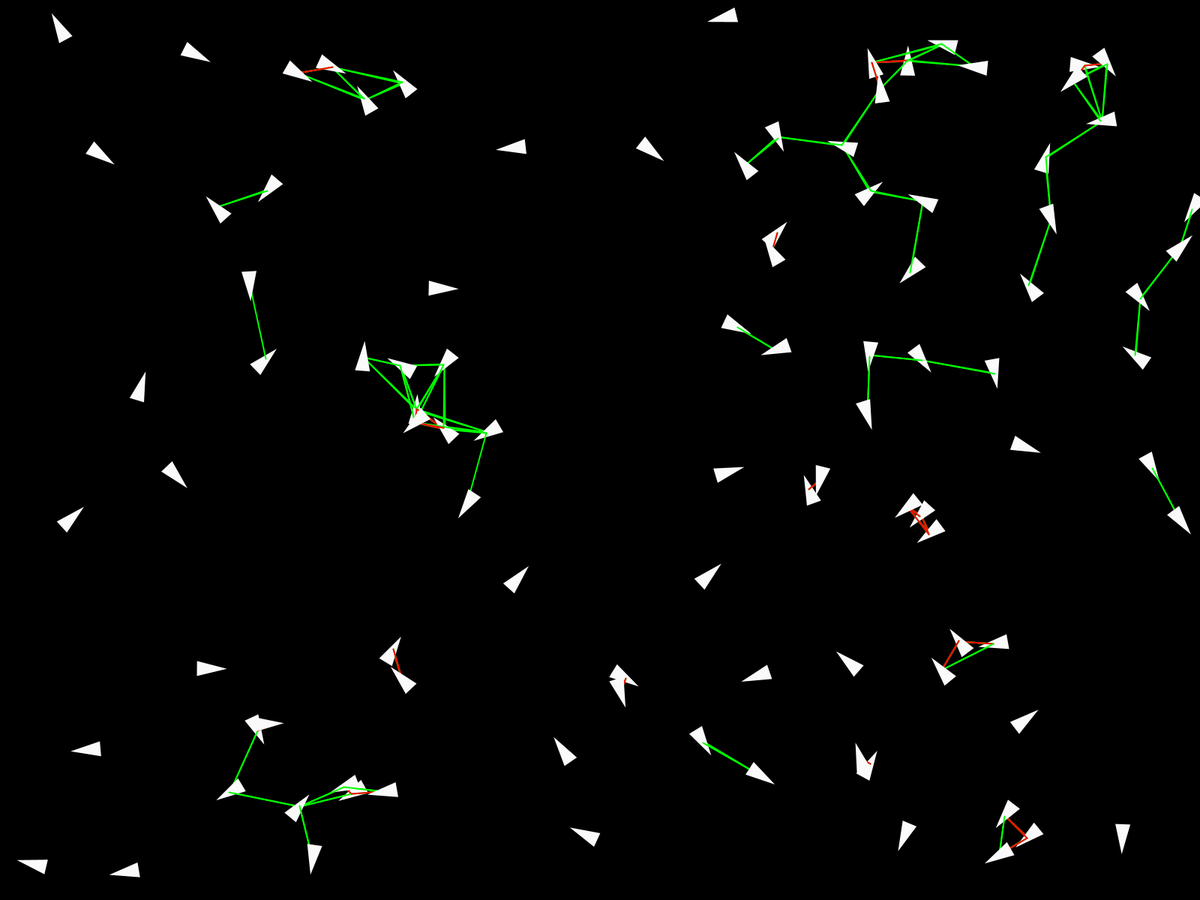
Frame 1 (no input)
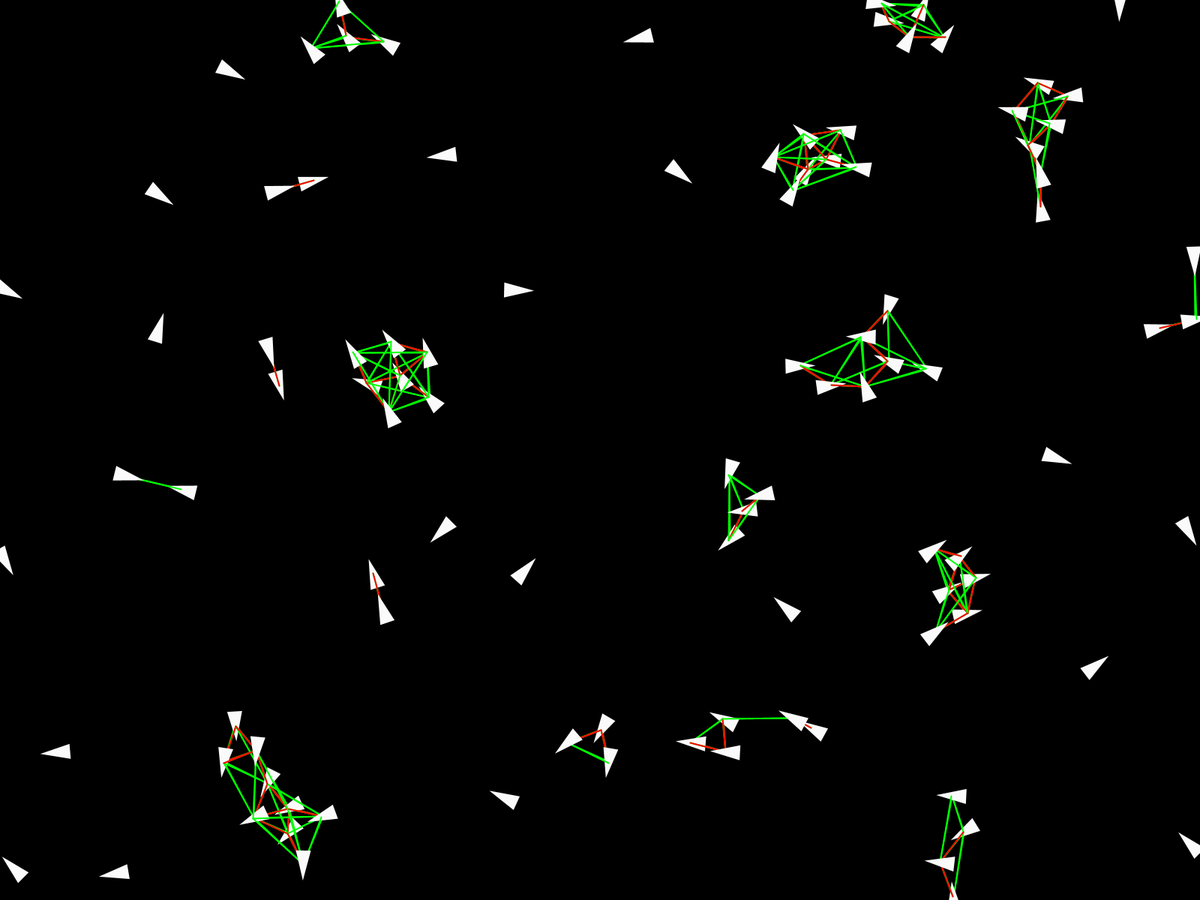
Frame 60 (the mouse pressed at the canvas centre just before this capture)
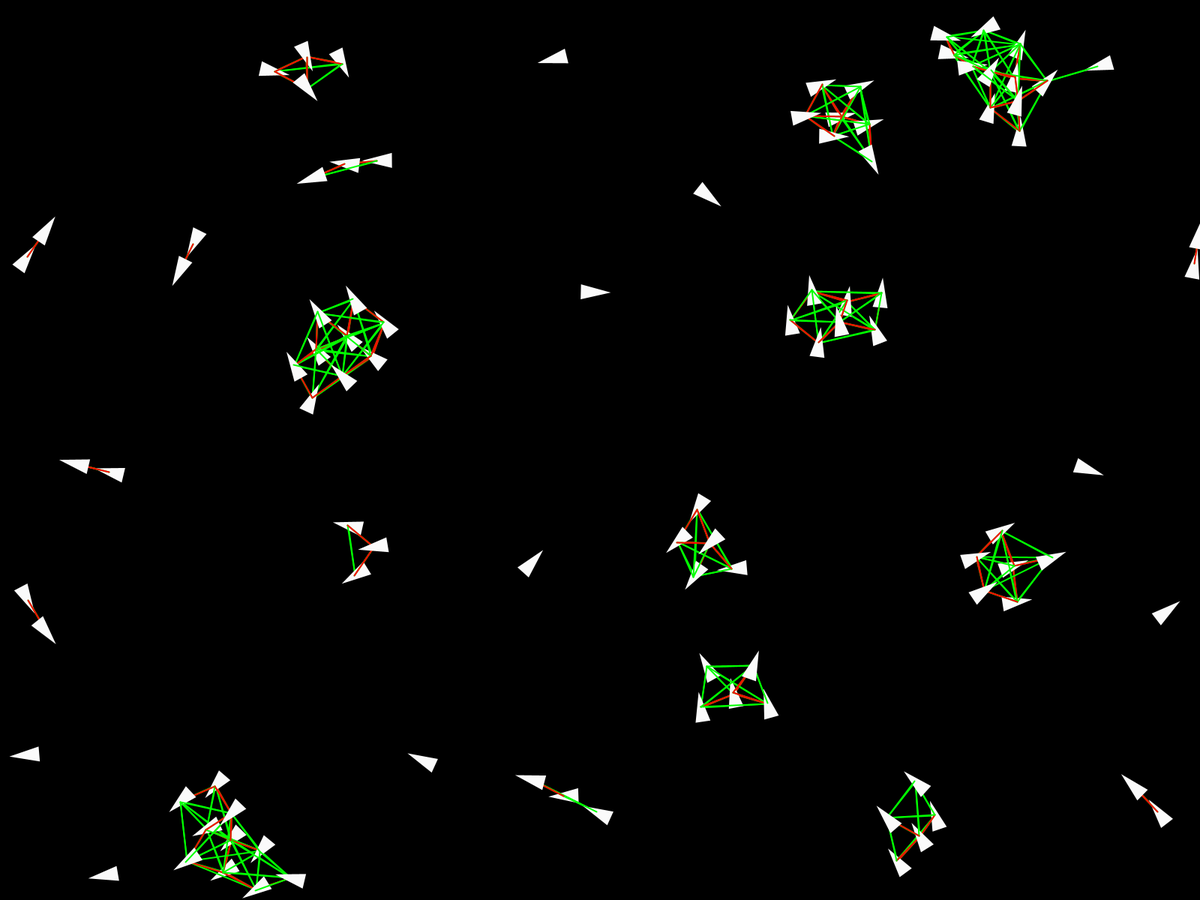
Frame 120 (the mouse held since frame 60 and released just before this capture)

The Processing sketch that drew these frames (run headless with seeded random() and noise(); from frame 60 on, the mouse is pressed at the canvas centre):

// Processing sketch: floking_behaviour_V5
// ── floking_behaviour_V5.pde
ArrayList <boid> flock = new ArrayList <boid> ();

void setup() {//idea: simulare la diffusione di una malattia
  //rectMode(CENTER);
  //frameRate(100);
  fullScreen();
  //size(1000, 700);
  strokeWeight(10);
  for (int i = 0; i < 100; i++) {
    flock.add(new boid(new PVector (random(width), random(height))));
  }
}

void keyPressed() {
  PVector spawn = new PVector (mouseX, mouseY);
  if (key == 'a' || key == 'A') { 
    flock.add(new anarchist(spawn));
  } else if (key == 'l' || key == 'L') {
    flock.add(new lover(spawn));
  } else if (key == 's' || key == 'S') {  
    flock.add(new slow(spawn));
  } else if (key == 'b' || key == 'B') {
    flock.add(new boid(spawn));
  } else if (key == 'r' || key == 'R') {
    if (flock.size() > 0) {
      flock.remove(0);
    }
  }
}

void draw() {
 
  
 //fill(0, 75); rect(0, 0, width, height);
 background(0);
  
  
  //noLoop();
  for (boid m : flock) {

    m.behave(flock);
    m.edge();
    m.move();
    //stroke(50, 100);
    m.create();
  }
}

// ── anarchist.pde
class anarchist extends boid{
  
  
  anarchist(PVector origin){
  
  super(origin);
  sight = 150;
  coeffc = -1;
  coeffa = -1;
  }

  void create() {//classico
float angle = vel.heading() + radians(90);

fill(150);
noStroke();

pushMatrix();
translate(loc.x, loc.y);
rotate(angle);
beginShape(TRIANGLES);
vertex(0, -r*2);
vertex(-r, r*2);
vertex(r, r*2);
endShape();
popMatrix();

  }
}

// ── boid.pde
class boid {
  
  float r;
  PVector loc;
  PVector vel;
  PVector acc;
  float sight;
  float maxvel;
  float maxfor;
  float coeffc;
  float coeffa;
  float coeffs;

  boid(PVector origin) {
    loc = origin;
    vel = new PVector (random(-2, 2), random(-2, 2));
    acc = new PVector (0, 0);
    sight = 100;
    maxvel = 2;
    maxfor = 0.3;
    coeffc = 1;
    coeffa = 1;
    coeffs = 1.5;
    r = 10;
  }

  PVector cohese(ArrayList <boid> flock) {//regola: la direzione di ogni "boid" è la media della posizione dei compagni di stormo
    float csight = sight;
    int close = 0;
    PVector avloc = new PVector();

    for (boid c : flock) {

      if (this != c) {

        if (loc.dist(c.loc) < csight) {

           if (flock.size() <= 150) {
           stroke(0, 255, 0);
            strokeWeight(2);
           line(loc.x, loc.y, c.loc.x, c.loc.y);
           }
            
          avloc.add(c.loc);
          close++;
        }
      }
    }

    if (close > 0) {

      avloc.div(close); //media
      avloc.sub(loc);//direzione
      avloc.setMag(maxvel);//velocità di spostamento momentanea
      avloc.sub(vel);//velocità di spostamento finale    
      avloc.limit(maxfor);//forza di coesione limitata (altrimenti i "boids" si attaccano istantaneamente)
    }
    return avloc;
  }

  PVector allign(ArrayList <boid> flock) {//regola: la velocità di ogni "boid" è la velocità media dei compagni di stormo

    float asight = sight / 2;
    int close = 0;
    PVector avvel = new PVector();

    for (boid a : flock) {

      if (this != a) {

        if (loc.dist(a.loc) < asight) {
      
          avvel.add(a.vel);
          close++;
        }
      }
    }

    if (close > 0) {

      avvel.div(close);
      avvel.setMag(maxvel);
      avvel.sub(vel);
      avvel.limit(maxfor);
    }
    return avvel;
  }

  PVector separate(ArrayList <boid> flock) {//regola: ogni "boid" si allontana dai compagni di stormo vicini. la forza di allonatnamento è porporzionale alla distanza dei "boid"

    float ssight = sight / 2;
    int close = 0;
    PVector closep = new PVector ();


    for (boid s : flock) {
      if (this != s) {
        float d = loc.dist(s.loc);
        if (d < ssight) {
       if (flock.size() <= 150) {
           stroke(255, 0, 0);
            strokeWeight(2);
           line(loc.x, loc.y, s.loc.x, s.loc.y);
           }
          PVector diff = PVector.sub(loc, s.loc);
          diff.div(d * d);
          closep.add(diff);
          close++;
        }
      }
    }

    if (close > 0) {

      closep.div(close);
      closep.setMag(maxvel);
      closep.sub(vel);
      closep.limit(maxfor);
    }
    return closep;
  }
  void behave(ArrayList <boid> flock) {//ogni forza imposta dalle regole viene applicata

    PVector cohesion = cohese(flock);
    PVector allignement = allign(flock);
    PVector separation = separate(flock);

    cohesion.mult(coeffc);
    allignement.mult(coeffa);
    separation.mult(coeffs);

    acc.add(cohesion);
    acc.add(allignement);
    acc.add(separation);
  }

  void edge() {//effetto pac-man

    if (loc.x < 0) {
      loc.x = width;
    } else if (loc.x > width) {
      loc.x = 0;
    }

    if (loc.y < 0) {
      loc.y = height;
    } else if (loc.y > height) {
      loc.y = 0;
    }
  }

  void move() {//classico
    loc.add(vel);
    vel.add(acc);
    vel.limit(maxvel);
    acc.mult(0);
  }

  void create() {//non del tutto mio...
   float angle = vel.heading() + radians(90);

fill(250);
noStroke();

pushMatrix();
translate(loc.x, loc.y);
rotate(angle);
beginShape(TRIANGLES);
vertex(0, -r*2);
vertex(-r, r*2);
vertex(r, r*2);
endShape();
popMatrix();
  }
}

// ── lover.pde
class lover extends boid{
  
 lover(PVector origin){ 
  
  super(origin);
   
  coeffc = 1.5;
   
 }
 
 void create() {//classico
float angle = vel.heading() + radians(90);

fill(255, 170, 203);
noStroke();

pushMatrix();
translate(loc.x, loc.y);
rotate(angle);
beginShape(TRIANGLES);
vertex(0, -r*2);
vertex(-r, r*2);
vertex(r, r*2);
endShape();
popMatrix();
  }
}

// ── slow.pde
class slow extends boid{
  
 slow(PVector origin){ 
  
   super(origin);
  
  maxvel = 1;
  maxfor = 0.15;
  
 }

  void create() {//classico
float angle = vel.heading() + radians(90);

noStroke();
fill(189, 183, 107);
pushMatrix();
translate(loc.x, loc.y);
rotate(angle);
beginShape(TRIANGLES);
vertex(0, -r*2);
vertex(-r, r*2);
vertex(r, r*2);
endShape();
popMatrix();
  }
}
